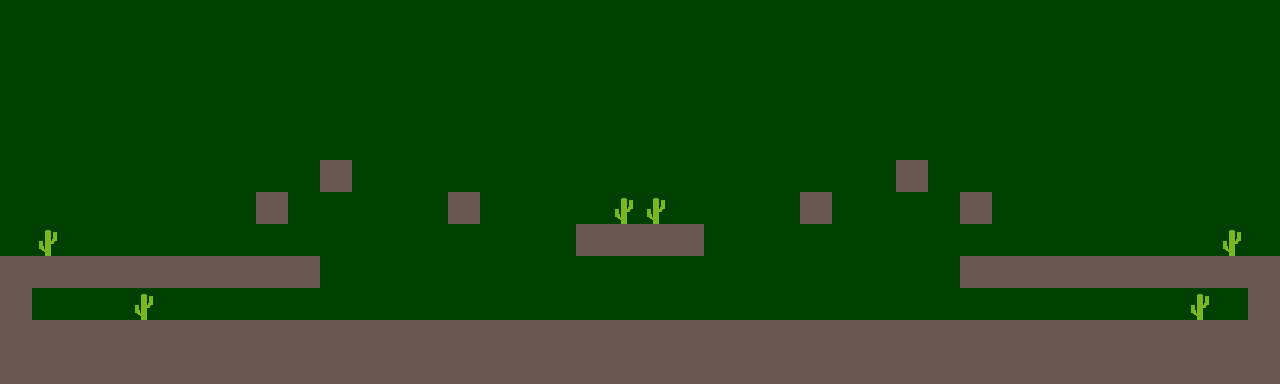

Tiled map render using the project's own tile images. Description and the whole map definition, tile-layer contents included, below:
An orthogonal 40x12 tile map with 32x32 px tiles, 1 tile layer (Capa de patrones 1) and 33 objects (19x pinchos, 2x monedaWin, player).

<map version="1.10" tiledversion="1.10.1" orientation="orthogonal" renderorder="right-down" width="40" height="12" tilewidth="32" tileheight="32" infinite="0" nextlayerid="5" nextobjectid="38">
 <tileset firstgid="1" source="Spritesheet.tsx" />
 <layer id="1" name="Capa de patrones 1" width="40" height="12">
  <data encoding="csv">
7,7,7,7,7,7,7,7,7,7,7,7,7,7,7,7,7,7,7,7,7,7,7,7,7,7,7,7,7,7,7,7,7,7,7,7,7,7,7,7,
7,7,7,7,7,7,7,7,7,7,7,7,7,7,7,7,7,7,7,7,7,7,7,7,7,7,7,7,7,7,7,7,7,7,7,7,7,7,7,7,
7,7,7,7,7,7,7,7,7,7,7,7,7,7,7,7,7,7,7,7,7,7,7,7,7,7,7,7,7,7,7,7,7,7,7,7,7,7,7,7,
7,7,7,7,7,7,7,7,7,7,7,7,7,7,7,7,7,7,7,7,7,7,7,7,7,7,7,7,7,7,7,7,7,7,7,7,7,7,7,7,
7,7,7,7,7,7,7,7,7,7,7,7,7,7,7,7,7,7,7,7,7,7,7,7,7,7,7,7,7,7,7,7,7,7,7,7,7,7,7,7,
7,7,7,7,7,7,7,7,7,7,6,7,7,7,7,7,7,7,7,7,7,7,7,7,7,7,7,7,6,7,7,7,7,7,7,7,7,7,7,7,
7,7,7,7,7,7,7,7,6,7,7,7,7,7,6,7,7,7,7,9,9,7,7,7,7,6,7,7,7,7,6,7,7,7,7,7,7,7,7,7,
7,9,7,7,7,7,7,7,7,7,7,7,7,7,7,7,7,7,6,6,6,6,7,7,7,7,7,7,7,7,7,7,7,7,7,7,7,7,9,7,
6,6,6,6,6,6,6,6,6,6,7,7,7,7,7,7,7,7,7,7,7,7,7,7,7,7,7,7,7,7,6,6,6,6,6,6,6,6,6,6,
6,7,7,7,9,7,7,7,7,7,7,7,7,7,7,7,7,7,7,7,7,7,7,7,7,7,7,7,7,7,7,7,7,7,7,7,7,9,7,6,
6,6,6,6,6,6,6,6,6,6,6,6,6,6,6,6,6,6,6,6,6,6,6,6,6,6,6,6,6,6,6,6,6,6,6,6,6,6,6,6,
6,6,6,6,6,6,6,6,6,6,6,6,6,6,6,6,6,6,6,6,6,6,6,6,6,6,6,6,6,6,6,6,6,6,6,6,6,6,6,6
</data>
 </layer>
 <objectgroup id="4" name="ParaSaltar">
  <object id="36" x="0" y="62" width="1280" height="320" />
 </objectgroup>
 <objectgroup id="2" name="Objetos">
  <object id="1" type="monedaWin" gid="11" x="161.333" y="127.333" width="32" height="32" />
  <object id="2" type="monedaWin" gid="11" x="1122" y="125.333" width="32" height="32" />
  <object id="3" type="pinchos" gid="8" x="352.25" y="320.25" width="32" height="32" />
  <object id="4" type="pinchos" gid="8" x="384" y="320" width="32" height="32" />
  <object id="5" type="pinchos" gid="8" x="416.307" y="319.943" width="32" height="32" />
  <object id="6" type="pinchos" gid="8" x="448.057" y="319.693" width="32" height="32" />
  <object id="7" type="pinchos" gid="8" x="479.763" y="320.945" width="32" height="32" />
  <object id="8" type="pinchos" gid="8" x="511.513" y="320.695" width="32" height="32" />
  <object id="9" type="pinchos" gid="8" x="543.82" y="320.638" width="32" height="32" />
  <object id="10" type="pinchos" gid="8" x="575.57" y="320.388" width="32" height="32" />
  <object id="11" type="pinchos" gid="8" x="607.861" y="319.973" width="32" height="32" />
  <object id="12" type="pinchos" gid="8" x="639.611" y="319.723" width="32" height="32" />
  <object id="13" type="pinchos" gid="8" x="671.793" y="320.041" width="32" height="32" />
  <object id="14" type="pinchos" gid="8" x="703.543" y="320.041" width="32" height="32" />
  <object id="15" type="pinchos" gid="8" x="735.936" y="319.793" width="32" height="32" />
  <object id="16" type="pinchos" gid="8" x="767.686" y="320.043" width="32" height="32" />
  <object id="17" type="pinchos" gid="8" x="800.493" y="319.986" width="32" height="32" />
  <object id="18" type="pinchos" gid="8" x="832.618" y="319.986" width="32" height="32" />
  <object id="19" type="pinchos" gid="8" x="865.992" y="319.875" width="32" height="32" />
  <object id="20" type="pinchos" gid="8" x="897.742" y="320.125" width="32" height="32" />
  <object id="21" type="pinchos" gid="8" x="930.549" y="320.068" width="32" height="32" />
  <object id="23" type="player" gid="1" x="624" y="97.3333" width="32" height="32" />
 </objectgroup>
 <objectgroup id="3" name="Plataforma">
  <object id="25" x="0" y="320.364" width="1282" height="59.6364" />
  <object id="26" x="960.125" y="255.875" width="319.602" height="32.125" />
  <object id="27" x="-0.710227" y="255.877" width="320.875" height="32.125" />
  <object id="28" x="576" y="224.333" width="129" height="31" />
  <object id="30" x="448.667" y="192" width="31" height="32" />
  <object id="31" x="320.288" y="160" width="31" height="32" />
  <object id="32" x="256.833" y="192" width="31" height="32" />
  <object id="33" x="800" y="192.125" width="32" height="32" />
  <object id="34" x="896.136" y="160.121" width="32.2727" height="32" />
  <object id="35" x="959.955" y="192.008" width="32.0625" height="31.9181" />
 </objectgroup>
</map>
